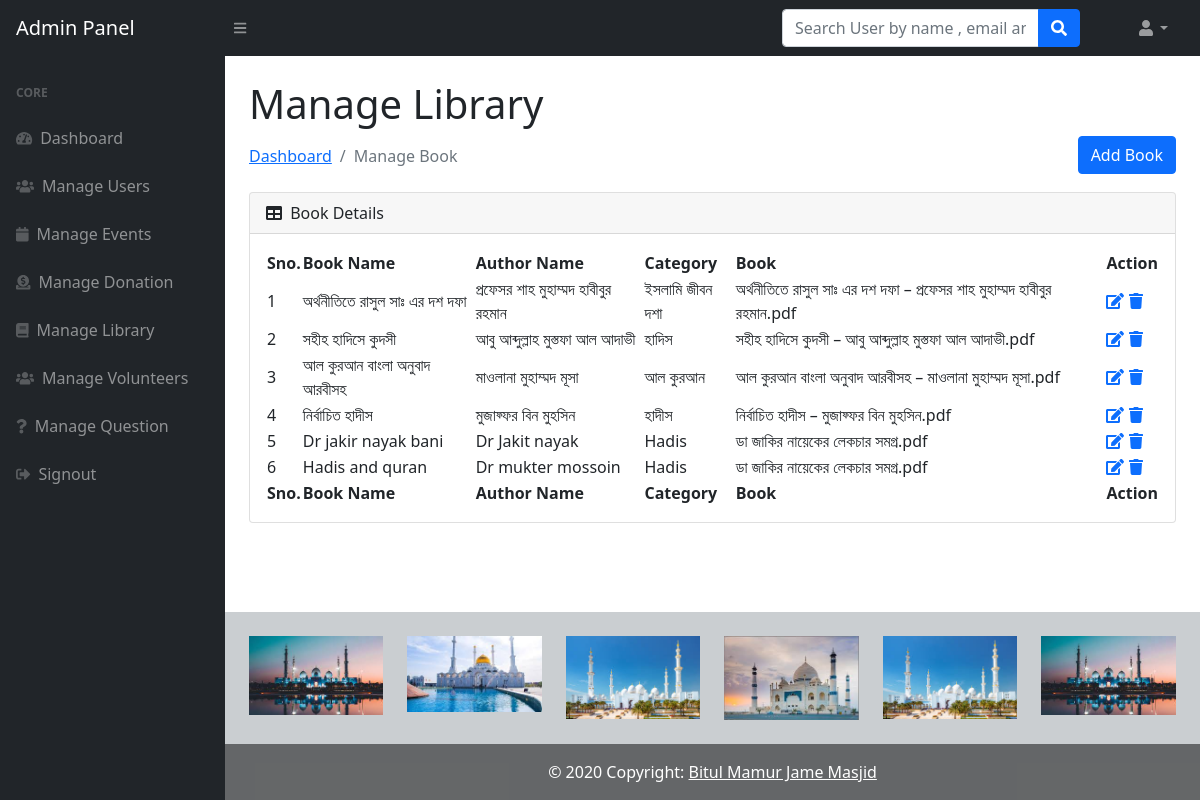
/admin/manage-library.php, run on the app's committed database.
### tables this page shows
CREATE TABLE `library` (
  `id` int(255) NOT NULL,
  `bname` varchar(255) NOT NULL,
  `aname` varchar(255) NOT NULL,
  `category` varchar(255) NOT NULL,
  `file` varchar(255) NOT NULL
);

### admin/manage-library.php (the view, shortened to what this page needs)
<?php session_start();
require "../connection.php";
   ?>
<!DOCTYPE html>
<html lang="en">
    <head>
        <link href="https://cdn.jsdelivr.net/npm/bootstrap@5.1.1/dist/css/bootstrap.min.css" rel="stylesheet">
    </head>
    <body class="sb-nav-fixed">
      <?php include_once('navbar.php');?>
        <div id="layoutSidenav">
         <?php include_once('sidebar.php');?>
            <div id="layoutSidenav_content">
                <main>
                    <div class="container-fluid px-4">
                        <h1 class="mt-4">Manage Library</h1>
                        <div class="mb-3">
                            <button type="submit" name="submit" class="btn btn-primary" style="float:right;" data-bs-toggle="modal" data-bs-target="#myModal">Add Book</button>
                        </div>
                        <ol class="breadcrumb mb-4">
                            <li class="breadcrumb-item"><a href="dashboard.php">Dashboard</a></li>
                            <li class="breadcrumb-item active">Manage Book</li>
                        </ol>
                        <div class="card mb-4">
                            <div class="card-header">
                                <i class="fas fa-table me-1"></i>
                                Book Details
                            </div>
                            <div class="card-body">
                                <table id="datatablesSimple">
                                    <thead>
                                        <tr>
                                             <th>Sno.</th>
                                  <th>Book Name</th>
                                  <th> Author Name</th>
                                  <th>Category</th>
                                  <th>Book</th>
                                  <th>Action</th>
                                        </tr>
                                    </thead>
                                    <tfoot>
                                        <tr>
                                             <th>Sno.</th>
                                              <th>Book Name</th>
                                  <th> Author Name</th>
                                  <th>Category</th>
                                  <th>Book</th>
                                  <th>Action</th>
                                        </tr>
                                    </tfoot>
                                    <tbody>
                                              <?php $ret=mysqli_query($con,"SELECT * FROM library");
                              $cnt=1;
                              while($row=mysqli_fetch_array($ret))
                              {?>
                              <tr>
                              <td><?php echo $cnt;?></td>
                                  <td><?php echo $row['bname'];?></td>
                                  <td><?php echo $row['aname'];?></td>
                                  <td><?php echo $row['category'];?></td>
                                  <td><?php echo $row['file'];?></td>
                                   <td>
                                     <a href="book.php?id=<?php echo $row['id'];?>">
                          <i class="fas fa-edit"></i></a>
                                     <a href="manage-library.php?id=<?php echo $row['id'];?>" onClick="return confirm('Do you really want to delete');"><i class="fa fa-trash" aria-hidden="true"></i></a>
                                  </td>
                              </tr>
                              <?php $cnt=$cnt+1; }?>
                                    </tbody>
                                </table>
                            </div>
                        </div>
                    </div>
                </main>
  <?php include('footer.php');?>
            </div>
        </div>
    </body>
</html>

### admin/navbar.php (shortened to what this page needs)
<!DOCTYPE html>
<html lang="en">
    <head>
        <link href="https://cdn.jsdelivr.net/npm/bootstrap@5.1.1/dist/css/bootstrap.min.css" rel="stylesheet">
        <link rel="stylesheet" href="../css/styles.css">
    </head>
    <body>
    <nav class="sb-topnav navbar navbar-expand navbar-dark bg-dark">
            <a class="navbar-brand ps-3" href="dashboard.php">Admin Panel</a>
            <button class="btn btn-link btn-sm order-1 order-lg-0 me-4 me-lg-0" id="sidebarToggle" href="#!"><i class="fas fa-bars"></i></button>
            <form class="d-none d-md-inline-block form-inline ms-auto me-0 me-md-3 my-2 my-md-0">
                <div class="input-group">
                </div>
            </form>
             <form class="d-none d-md-inline-block form-inline ms-auto me-0 me-md-5 my-5 my-md-0" method="post" action="search-result.php">
                <div class="input-group">
                    <input class="form-control" type="text" placeholder="Search User by name , email and contact number" title="Search User by name , email and contact number" aria-describedby="btnNavbarSearch" name="searchkey" />
                    <button class="btn btn-primary" id="btnNavbarSearch" type="submit" ><i class="fas fa-search"></i></button>
                </div>
            </form>
            <ul class="navbar-nav ms-auto ms-md-0 me-3 me-lg-4">
                <li class="nav-item dropdown">
                    <a class="nav-link dropdown-toggle" id="navbarDropdown" href="#" role="button" data-bs-toggle="dropdown" aria-expanded="false"><i class="fas fa-user fa-fw"></i></a>
                </li>
            </ul>
        </nav>
        </body>
</html>

### admin/sidebar.php (shortened to what this page needs)
  <!DOCTYPE html>
<html lang="en">
    <head>
        <link href="https://cdn.jsdelivr.net/npm/bootstrap@5.1.1/dist/css/bootstrap.min.css" rel="stylesheet">
        <link rel="stylesheet" href="../css/styles.css">
    </head>
    <body>
   <div id="layoutSidenav_nav">
                <nav class="sb-sidenav accordion sb-sidenav-dark" id="sidenavAccordion">
                    <div class="sb-sidenav-menu">
                        <div class="nav">
                            <div class="sb-sidenav-menu-heading">Core</div>
                            <a class="nav-link" href="dashboard.php">
                                <div class="sb-nav-link-icon"><i class="fas fa-tachometer-alt"></i></div>
                                Dashboard
                            </a>
                            <a class="nav-link" href="manage-user.php">
                                <div class="sb-nav-link-icon"><i class="fas fa-users"></i></div>
                                Manage Users
                            </a>
 <a class="nav-link" href="manage-event.php">
                                <div class="sb-nav-link-icon"><i class="fas fa-calendar"></i></div>
                                Manage Events
                            </a>
                            <a class="nav-link" href="manage-donation.php">
                                <div class="sb-nav-link-icon"><i class="fas fa-donate"></i></div>
                                Manage Donation
                            </a>
                            <a class="nav-link" href="manage-library.php">
                                <div class="sb-nav-link-icon"><i class="fas fa-book"></i></div>
                                Manage Library
                            </a>
                            <a class="nav-link" href="manage-volunteer.php">
                                <div class="sb-nav-link-icon"><i class="fas fa-users"></i></div>
                                Manage Volunteers
                            </a>
                            <a class="nav-link" href="manage-question.php">
                                <div class="sb-nav-link-icon"><i class="fas fa-question"></i></div>
                                Manage Question
                            </a>
                            <a class="nav-link" href="logout.php">
                                <div class="sb-nav-link-icon"><i class="fas fa-sign-out-alt"></i></div>
                                Signout
                            </a>
                        </div>
                    </div>
                </nav>
            </div>
            </body>
</html>

### admin/footer.php (shortened to what this page needs)
<!DOCTYPE html>
<html lang="en">
    <head>
        <link href="https://cdn.jsdelivr.net/npm/bootstrap@5.1.1/dist/css/bootstrap.min.css" rel="stylesheet">
    </head>
    <body>
        <footer class="text-center text-white" style="background-color: #caced1;">
  <div class="container p-4">
    <section class="">
      <div class="row">
        <div class="col-lg-2 col-md-12 mb-4 mb-md-0">
          <div
            class="bg-image hover-overlay ripple shadow-1-strong rounded"
            data-ripple-color="light"
          >
            <img
              src="../images/mp1.jpg"
              class="w-100"
            />
          </div>
        </div>
        <div class="col-lg-2 col-md-12 mb-4 mb-md-0">
          <div
            class="bg-image hover-overlay ripple shadow-1-strong rounded"
            data-ripple-color="light"
          >
            <img
              src="../images/mp2.jpg"
              class="w-100"
            />
          </div>
        </div>
        <div class="col-lg-2 col-md-12 mb-4 mb-md-0">
          <div
            class="bg-image hover-overlay ripple shadow-1-strong rounded"
            data-ripple-color="light"
          >
            <img
              src="../images/mp3.jpg"
              class="w-100"
            />
          </div>
        </div>
        <div class="col-lg-2 col-md-12 mb-4 mb-md-0">
          <div
            class="bg-image hover-overlay ripple shadow-1-strong rounded"
            data-ripple-color="light"
          >
            <img
              src="../images/mp4.jpg"
              class="w-100"
            />
          </div>
        </div>
        <div class="col-lg-2 col-md-12 mb-4 mb-md-0">
          <div
            class="bg-image hover-overlay ripple shadow-1-strong rounded"
            data-ripple-color="light"
          >
            <img
              src="../images/mp3.jpg"
              class="w-100"
            />
          </div>
        </div>
        <div class="col-lg-2 col-md-12 mb-4 mb-md-0">
          <div
            class="bg-image hover-overlay ripple shadow-1-strong rounded"
            data-ripple-color="light"
          >
            <img
              src="../images/mp1.jpg"
              class="w-100 h-auto"
            />
          </div>
        </div>
      </div>
    </section>
  </div>
  <div class="text-center p-3" style="background-color: rgba(0, 0, 0, 0.5);">
    © 2020 Copyright:
    <a class="text-white">Bitul Mamur Jame Masjid</a>
  </div>
</footer>
         </body>
</html>

### data on the page
library: bname "অর্থনীতিতে রাসুল সাঃ এর দশ দফা", aname "প্রফেসর শাহ মুহাম্মদ হাবীবুর রহমান", category "ইসলামি জীবন দশা", file "অর্থনীতিতে রাসুল সাঃ এর দশ দফা – প্রফেসর শাহ মুহাম্মদ হাবীবুর রহমান.pdf"
library: bname "সহীহ হাদিসে কুদসী", aname "আবু আব্দুল্লাহ মুস্তফা আল আদাভী", category "হাদিস", file "সহীহ হাদিসে কুদসী – আবু আব্দুল্লাহ মুস্তফা আল আদাভী.pdf"
library: bname "আল কুরআন বাংলা অনুবাদ আরবীসহ", aname "মাওলানা মুহাম্মদ মূসা", category "আল কুরআন", file "আল কুরআন বাংলা অনুবাদ আরবীসহ – মাওলানা মুহাম্মদ মূসা.pdf"
library: bname "নির্বাচিত হাদীস", aname "মুজাফ্ফর বিন মুহসিন", category "হাদীস", file "নির্বাচিত হাদীস – মুজাফ্ফর বিন মুহসিন.pdf"
library: bname "Dr jakir nayak bani", aname "Dr Jakit nayak", category "Hadis", file "ডা জাকির নায়েকের লেকচার সমগ্র.pdf"
library: bname "Hadis and quran", aname "Dr mukter mossoin", category "Hadis", file "ডা জাকির নায়েকের লেকচার সমগ্র.pdf"
